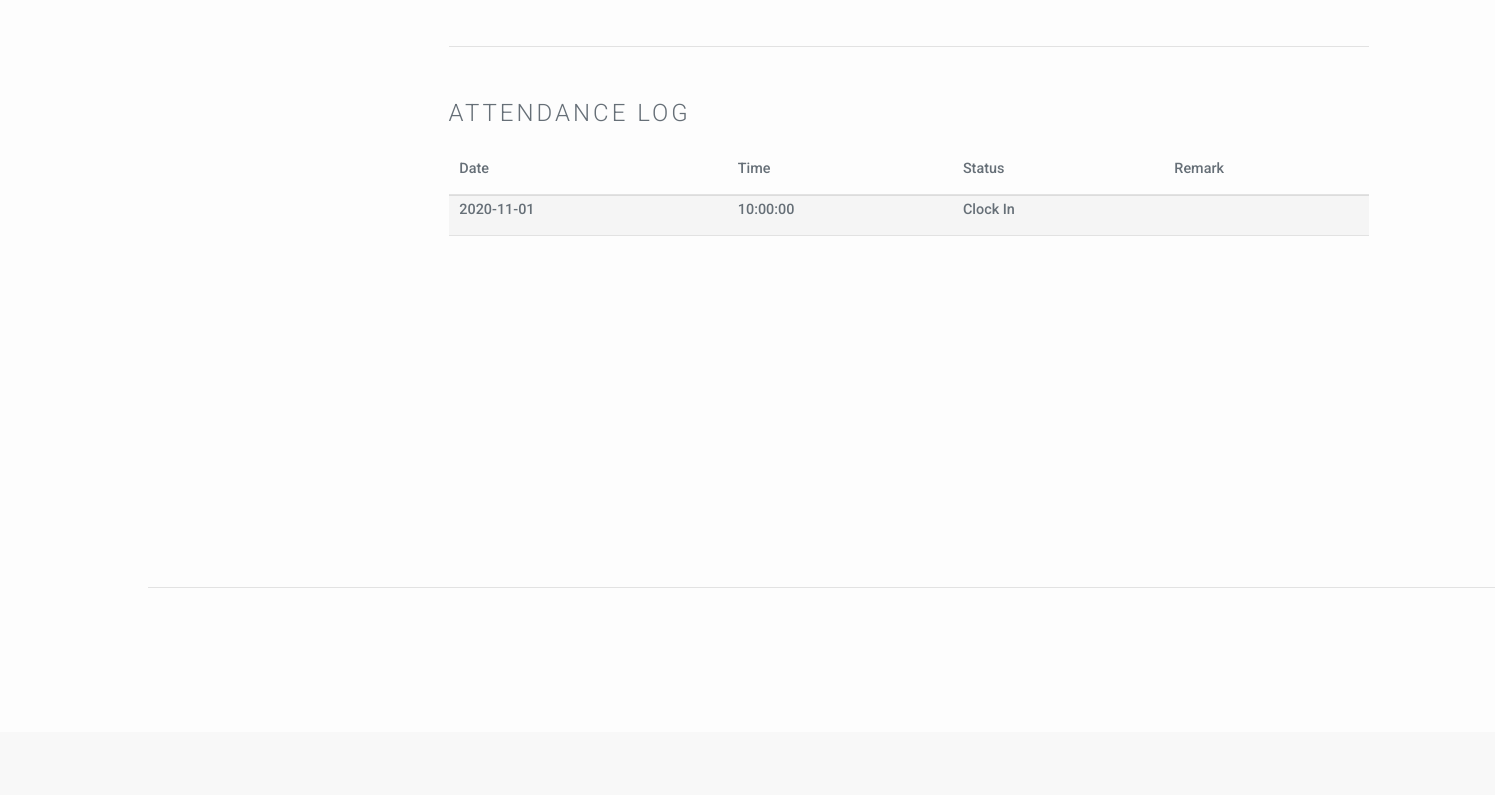
Page /website-source-code/ztesting-admin-attendance.php (signed in, middle part) on the earlier database version.
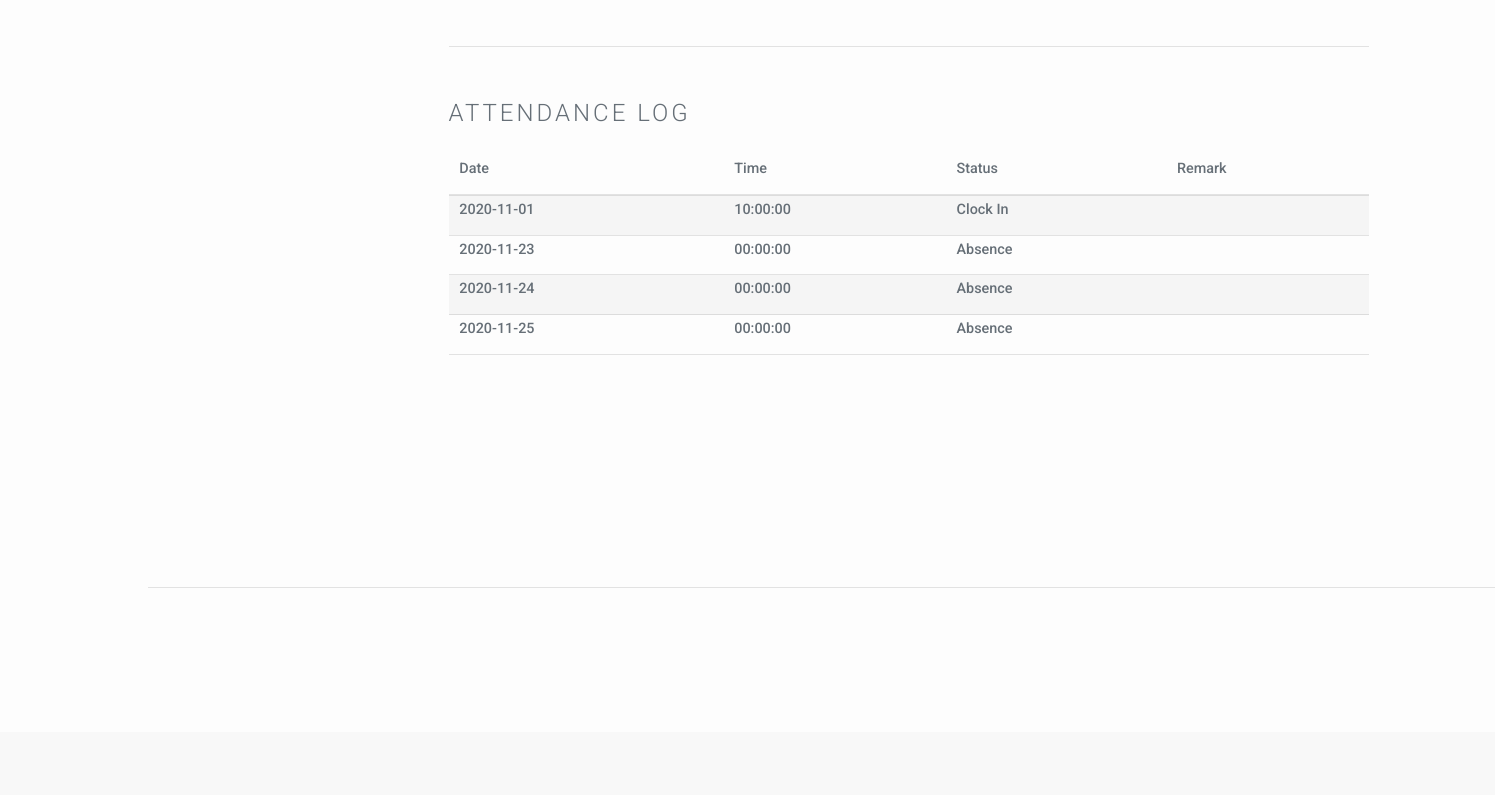
Same page on the later database version.
### tables this page shows
CREATE TABLE `attendance` (
  `ID` int(10) NOT NULL,
  `employeeID` int(10) NOT NULL,
  `date` date NOT NULL,
  `time` time NOT NULL,
  `status` varchar(30) NOT NULL,
  `remark` varchar(20) NOT NULL
);

### website-source-code/ztesting-admin-attendance.php (the view, shortened to what this page needs)
<!DOCTYPE html>
<html>
<head>
</head>
<body id="top" onload="updateTime()">
    <section id="main" class="wrapper style1">
        <div class="container">
            <div class="container-admin-dashboard">
                <div class="row-admin-dashboard">
                    <div class="navigation-admin-dashboard">
                    </div>
                    <div class="8u skel-cell-important">
                        <section>
                            <hr />
                            <h2>Attendance Log</h2>
                            <div class="attendance-table-div">
                                <table class="tg">
                                    <thead>
                                        <tr>
                                            <th class="tg-0pky">Date</th>
                                            <th class="tg-0lax">Time</th>
                                            <th class="tg-0lax">Status</th>
                                            <th class="tg-0lax">Remark</th>
                                        </tr>
                                    </thead>
                                    <tbody>
                                        <?php
                                            require('dbcon.php');
                                            $query = 'SELECT * FROM `attendance` WHERE `employeeID` = "'.$_SESSION["id"].'" ORDER BY `attendance`.`time` DESC';
                                            $result = $con->query($query);
                                            if($result->num_rows == 0){
                                                echo "<th class=\"tg-0pky\" colspan=\"4\" align=\"center\">No Record</th>";
                                            } else {
                                                $size = 0;
                                                if($result->num_rows <= 15){
                                                    $size = $result->num_rows;
                                                } else {
                                                    $size = 15;
                                                }
                                                for($i = 0; $i < $size; $i++){
                                                    $row = $result->fetch_assoc();
                                                    echo "<tr>
                                                            <th class=\"tg-0pky\">".$row["date"]."</th>
                                                            <th class=\"tg-0pky\">".$row["time"]."</th>
                                                            <th class=\"tg-0pky\">".$row["status"]."</th>
                                                            <th class=\"tg-0pky\">".$row["remark"]."</th>
                                                    ";
                                                }
                                            }
                                        ?>
                                    </tbody>
                                </table>
                            </div>
                        </section>
                    </div>
                </div>
                <hr class="major" />
            </div>
        </div>
    </section>
    <?php include("footer.php") ?>
</body>
</html>

Differences in the rows shown:
added attendance: date "2020-11-23", time "00:00:00", status "Absence"
added attendance: date "2020-11-24", time "00:00:00", status "Absence"
added attendance: date "2020-11-25", time "00:00:00", status "Absence"
